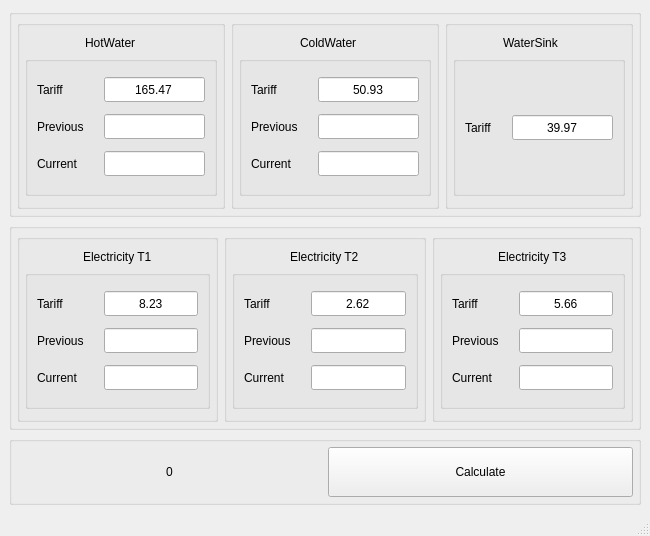
<?xml version="1.0" encoding="UTF-8"?>
<ui version="4.0">
 <class>MainWindow</class>
 <widget class="QMainWindow" name="MainWindow">
  <property name="geometry">
   <rect>
    <x>0</x>
    <y>0</y>
    <width>650</width>
    <height>536</height>
   </rect>
  </property>
  <property name="minimumSize">
   <size>
    <width>650</width>
    <height>514</height>
   </size>
  </property>
  <property name="windowTitle">
   <string>MainWindow</string>
  </property>
  <widget class="QWidget" name="centralwidget">
   <property name="minimumSize">
    <size>
     <width>0</width>
     <height>0</height>
    </size>
   </property>
   <property name="focusPolicy">
    <enum>Qt::ClickFocus</enum>
   </property>
   <layout class="QVBoxLayout" name="verticalLayout">
    <item>
     <widget class="QGroupBox" name="hotColdWaterGroupBox">
      <property name="title">
       <string/>
      </property>
      <layout class="QHBoxLayout" name="horizontalLayout_2">
       <property name="leftMargin">
        <number>5</number>
       </property>
       <property name="topMargin">
        <number>5</number>
       </property>
       <property name="rightMargin">
        <number>5</number>
       </property>
       <property name="bottomMargin">
        <number>5</number>
       </property>
       <item>
        <widget class="QGroupBox" name="hotWaterGroupBox">
         <property name="title">
          <string/>
         </property>
         <layout class="QVBoxLayout" name="verticalLayout_2" stretch="0,1">
          <property name="leftMargin">
           <number>5</number>
          </property>
          <property name="topMargin">
           <number>10</number>
          </property>
          <property name="rightMargin">
           <number>5</number>
          </property>
          <property name="bottomMargin">
           <number>10</number>
          </property>
          <item alignment="Qt::AlignHCenter">
           <widget class="QLabel" name="hotWaterLabel">
            <property name="text">
             <string>HotWater      </string>
            </property>
           </widget>
          </item>
          <item>
           <widget class="QGroupBox" name="hotWaterValuesGroupBox">
            <property name="styleSheet">
             <string notr="true"/>
            </property>
            <property name="title">
             <string/>
            </property>
            <layout class="QGridLayout" name="gridLayout">
             <property name="horizontalSpacing">
              <number>20</number>
             </property>
             <item row="2" column="1">
              <widget class="QLabel" name="hotWaterPreviousLabel">
               <property name="text">
                <string>Previous</string>
               </property>
              </widget>
             </item>
             <item row="3" column="2">
              <widget class="QLineEdit" name="hotWaterCurrentLineEdit">
               <property name="sizePolicy">
                <sizepolicy hsizetype="Expanding" vsizetype="Preferred">
                 <horstretch>0</horstretch>
                 <verstretch>0</verstretch>
                </sizepolicy>
               </property>
               <property name="maximumSize">
                <size>
                 <width>16777215</width>
                 <height>25</height>
                </size>
               </property>
               <property name="alignment">
                <set>Qt::AlignCenter</set>
               </property>
              </widget>
             </item>
             <item row="1" column="1">
              <widget class="QLabel" name="hotWaterTariffLabel">
               <property name="text">
                <string>Tariff</string>
               </property>
              </widget>
             </item>
             <item row="1" column="2">
              <widget class="QLineEdit" name="hotWaterTariffLineEdit">
               <property name="sizePolicy">
                <sizepolicy hsizetype="Expanding" vsizetype="Preferred">
                 <horstretch>0</horstretch>
                 <verstretch>0</verstretch>
                </sizepolicy>
               </property>
               <property name="minimumSize">
                <size>
                 <width>0</width>
                 <height>0</height>
                </size>
               </property>
               <property name="maximumSize">
                <size>
                 <width>16777215</width>
                 <height>25</height>
                </size>
               </property>
               <property name="text">
                <string>165.47</string>
               </property>
               <property name="alignment">
                <set>Qt::AlignCenter</set>
               </property>
              </widget>
             </item>
             <item row="3" column="1">
              <widget class="QLabel" name="hotWaterCurrentLabel">
               <property name="styleSheet">
                <string notr="true"/>
               </property>
               <property name="text">
                <string>Current</string>
               </property>
              </widget>
             </item>
             <item row="2" column="2">
              <widget class="QLineEdit" name="hotWaterPreviousLineEdit">
               <property name="sizePolicy">
                <sizepolicy hsizetype="Expanding" vsizetype="Preferred">
                 <horstretch>0</horstretch>
                 <verstretch>0</verstretch>
                </sizepolicy>
               </property>
               <property name="maximumSize">
                <size>
                 <width>16777215</width>
                 <height>25</height>
                </size>
               </property>
               <property name="alignment">
                <set>Qt::AlignCenter</set>
               </property>
              </widget>
             </item>
            </layout>
           </widget>
          </item>
         </layout>
        </widget>
       </item>
       <item>
        <widget class="QGroupBox" name="coldWaterGroupBox">
         <property name="title">
          <string/>
         </property>
         <layout class="QVBoxLayout" name="verticalLayout_3" stretch="0,1">
          <property name="leftMargin">
           <number>5</number>
          </property>
          <property name="topMargin">
           <number>10</number>
          </property>
          <property name="rightMargin">
           <number>5</number>
          </property>
          <property name="bottomMargin">
           <number>10</number>
          </property>
          <item alignment="Qt::AlignHCenter">
           <widget class="QLabel" name="coldWaterLabel">
            <property name="text">
             <string>ColdWater    </string>
            </property>
           </widget>
          </item>
          <item>
           <widget class="QGroupBox" name="coldWaterValuesGroupBox">
            <property name="title">
             <string/>
            </property>
            <layout class="QGridLayout" name="gridLayout_2" rowstretch="0,0,0,0">
             <property name="horizontalSpacing">
              <number>20</number>
             </property>
             <item row="1" column="2">
              <widget class="QLineEdit" name="coldWaterTariffLineEdit">
               <property name="sizePolicy">
                <sizepolicy hsizetype="Expanding" vsizetype="Preferred">
                 <horstretch>0</horstretch>
                 <verstretch>0</verstretch>
                </sizepolicy>
               </property>
               <property name="maximumSize">
                <size>
                 <width>16777215</width>
                 <height>25</height>
                </size>
               </property>
               <property name="text">
                <string>50.93</string>
               </property>
               <property name="alignment">
                <set>Qt::AlignCenter</set>
               </property>
              </widget>
             </item>
             <item row="3" column="1">
              <widget class="QLabel" name="coldWaterCurrentLabel">
               <property name="text">
                <string>Current</string>
               </property>
              </widget>
             </item>
             <item row="2" column="2">
              <widget class="QLineEdit" name="coldWaterPreviousLineEdit">
               <property name="sizePolicy">
                <sizepolicy hsizetype="Expanding" vsizetype="Preferred">
                 <horstretch>0</horstretch>
                 <verstretch>0</verstretch>
                </sizepolicy>
               </property>
               <property name="maximumSize">
                <size>
                 <width>16777215</width>
                 <height>25</height>
                </size>
               </property>
               <property name="alignment">
                <set>Qt::AlignCenter</set>
               </property>
              </widget>
             </item>
             <item row="1" column="1">
              <widget class="QLabel" name="coldWaterTariffLabel">
               <property name="text">
                <string>Tariff</string>
               </property>
              </widget>
             </item>
             <item row="2" column="1">
              <widget class="QLabel" name="coldWaterPreviousLabel">
               <property name="text">
                <string>Previous</string>
               </property>
              </widget>
             </item>
             <item row="3" column="2">
              <widget class="QLineEdit" name="coldWaterCurrentLineEdit">
               <property name="sizePolicy">
                <sizepolicy hsizetype="Expanding" vsizetype="Preferred">
                 <horstretch>0</horstretch>
                 <verstretch>0</verstretch>
                </sizepolicy>
               </property>
               <property name="maximumSize">
                <size>
                 <width>16777215</width>
                 <height>25</height>
                </size>
               </property>
               <property name="alignment">
                <set>Qt::AlignCenter</set>
               </property>
              </widget>
             </item>
            </layout>
           </widget>
          </item>
         </layout>
        </widget>
       </item>
       <item>
        <widget class="QGroupBox" name="wateSinkGroupBox">
         <property name="title">
          <string/>
         </property>
         <layout class="QVBoxLayout" name="verticalLayout_7" stretch="0,1">
          <property name="leftMargin">
           <number>5</number>
          </property>
          <property name="topMargin">
           <number>10</number>
          </property>
          <property name="rightMargin">
           <number>5</number>
          </property>
          <property name="bottomMargin">
           <number>10</number>
          </property>
          <item alignment="Qt::AlignHCenter">
           <widget class="QLabel" name="waterSinkLable">
            <property name="text">
             <string>WaterSink     </string>
            </property>
           </widget>
          </item>
          <item>
           <widget class="QGroupBox" name="waterSinkValuesGroupBox">
            <property name="title">
             <string/>
            </property>
            <layout class="QGridLayout" name="gridLayout_3" rowstretch="0,0">
             <property name="horizontalSpacing">
              <number>20</number>
             </property>
             <item row="1" column="1">
              <widget class="QLabel" name="waterSinkTariffLabel">
               <property name="text">
                <string>Tariff</string>
               </property>
              </widget>
             </item>
             <item row="1" column="2">
              <widget class="QLineEdit" name="waterSinkTariffLineEdit">
               <property name="sizePolicy">
                <sizepolicy hsizetype="Expanding" vsizetype="Preferred">
                 <horstretch>0</horstretch>
                 <verstretch>0</verstretch>
                </sizepolicy>
               </property>
               <property name="maximumSize">
                <size>
                 <width>16777215</width>
                 <height>25</height>
                </size>
               </property>
               <property name="text">
                <string>39.97</string>
               </property>
               <property name="alignment">
                <set>Qt::AlignCenter</set>
               </property>
              </widget>
             </item>
            </layout>
           </widget>
          </item>
         </layout>
        </widget>
       </item>
      </layout>
     </widget>
    </item>
    <item>
     <widget class="QGroupBox" name="electricityGroupBox">
      <property name="title">
       <string/>
      </property>
      <layout class="QHBoxLayout" name="horizontalLayout_3">
       <property name="leftMargin">
        <number>5</number>
       </property>
       <property name="topMargin">
        <number>5</number>
       </property>
       <property name="rightMargin">
        <number>5</number>
       </property>
       <property name="bottomMargin">
        <number>5</number>
       </property>
       <item>
        <widget class="QGroupBox" name="t1GroupBox">
         <property name="title">
          <string/>
         </property>
         <layout class="QVBoxLayout" name="verticalLayout_4" stretch="0,1">
          <property name="leftMargin">
           <number>5</number>
          </property>
          <property name="topMargin">
           <number>10</number>
          </property>
          <property name="rightMargin">
           <number>5</number>
          </property>
          <property name="bottomMargin">
           <number>10</number>
          </property>
          <item alignment="Qt::AlignHCenter">
           <widget class="QLabel" name="t1Label">
            <property name="text">
             <string>Electricity T1</string>
            </property>
           </widget>
          </item>
          <item>
           <widget class="QGroupBox" name="t1ValuesGroupBox">
            <property name="title">
             <string/>
            </property>
            <layout class="QGridLayout" name="gridLayout_4">
             <property name="horizontalSpacing">
              <number>20</number>
             </property>
             <item row="1" column="1">
              <widget class="QLabel" name="t1TariffLabel">
               <property name="text">
                <string>Tariff</string>
               </property>
              </widget>
             </item>
             <item row="2" column="1">
              <widget class="QLabel" name="t1PreviousLabel">
               <property name="text">
                <string>Previous</string>
               </property>
              </widget>
             </item>
             <item row="3" column="2">
              <widget class="QLineEdit" name="t1CurrentLineEdit">
               <property name="sizePolicy">
                <sizepolicy hsizetype="Expanding" vsizetype="Preferred">
                 <horstretch>0</horstretch>
                 <verstretch>0</verstretch>
                </sizepolicy>
               </property>
               <property name="maximumSize">
                <size>
                 <width>16777215</width>
                 <height>25</height>
                </size>
               </property>
               <property name="alignment">
                <set>Qt::AlignCenter</set>
               </property>
              </widget>
             </item>
             <item row="2" column="2">
              <widget class="QLineEdit" name="t1PreviousLineEdit">
               <property name="sizePolicy">
                <sizepolicy hsizetype="Expanding" vsizetype="Preferred">
                 <horstretch>0</horstretch>
                 <verstretch>0</verstretch>
                </sizepolicy>
               </property>
               <property name="maximumSize">
                <size>
                 <width>16777215</width>
                 <height>25</height>
                </size>
               </property>
               <property name="alignment">
                <set>Qt::AlignCenter</set>
               </property>
              </widget>
             </item>
             <item row="3" column="1">
              <widget class="QLabel" name="t1CurrentLabel">
               <property name="text">
                <string>Current</string>
               </property>
              </widget>
             </item>
             <item row="1" column="2">
              <widget class="QLineEdit" name="t1TariffLineEdit">
               <property name="sizePolicy">
                <sizepolicy hsizetype="Expanding" vsizetype="Preferred">
                 <horstretch>0</horstretch>
                 <verstretch>0</verstretch>
                </sizepolicy>
               </property>
               <property name="maximumSize">
                <size>
                 <width>16777215</width>
                 <height>25</height>
                </size>
               </property>
               <property name="text">
                <string>8.23</string>
               </property>
               <property name="alignment">
                <set>Qt::AlignCenter</set>
               </property>
              </widget>
             </item>
            </layout>
           </widget>
          </item>
         </layout>
        </widget>
       </item>
       <item>
        <widget class="QGroupBox" name="t2GroupBox">
         <property name="title">
          <string/>
         </property>
         <layout class="QVBoxLayout" name="verticalLayout_5" stretch="0,1">
          <property name="leftMargin">
           <number>5</number>
          </property>
          <property name="topMargin">
           <number>10</number>
          </property>
          <property name="rightMargin">
           <number>5</number>
          </property>
          <property name="bottomMargin">
           <number>10</number>
          </property>
          <item alignment="Qt::AlignHCenter">
           <widget class="QLabel" name="t2Label">
            <property name="text">
             <string>Electricity T2</string>
            </property>
           </widget>
          </item>
          <item>
           <widget class="QGroupBox" name="t2ValuesGroupBox">
            <property name="title">
             <string/>
            </property>
            <layout class="QGridLayout" name="gridLayout_5">
             <property name="horizontalSpacing">
              <number>20</number>
             </property>
             <item row="3" column="2">
              <widget class="QLineEdit" name="t2CurrentLineEdit">
               <property name="sizePolicy">
                <sizepolicy hsizetype="Expanding" vsizetype="Preferred">
                 <horstretch>0</horstretch>
                 <verstretch>0</verstretch>
                </sizepolicy>
               </property>
               <property name="maximumSize">
                <size>
                 <width>16777215</width>
                 <height>25</height>
                </size>
               </property>
               <property name="alignment">
                <set>Qt::AlignCenter</set>
               </property>
              </widget>
             </item>
             <item row="2" column="1">
              <widget class="QLabel" name="t2PreviousLabel">
               <property name="text">
                <string>Previous</string>
               </property>
              </widget>
             </item>
             <item row="3" column="1">
              <widget class="QLabel" name="t2CurrentLabel">
               <property name="text">
                <string>Current</string>
               </property>
              </widget>
             </item>
             <item row="2" column="2">
              <widget class="QLineEdit" name="t2PreviousLineEdit">
               <property name="sizePolicy">
                <sizepolicy hsizetype="Expanding" vsizetype="Preferred">
                 <horstretch>0</horstretch>
                 <verstretch>0</verstretch>
                </sizepolicy>
               </property>
               <property name="maximumSize">
                <size>
                 <width>16777215</width>
                 <height>25</height>
                </size>
               </property>
               <property name="alignment">
                <set>Qt::AlignCenter</set>
               </property>
              </widget>
             </item>
             <item row="1" column="1">
              <widget class="QLabel" name="t2TariffLabel">
               <property name="text">
                <string>Tariff</string>
               </property>
              </widget>
             </item>
             <item row="1" column="2">
              <widget class="QLineEdit" name="t2TariffLineEdit">
               <property name="sizePolicy">
                <sizepolicy hsizetype="Expanding" vsizetype="Preferred">
                 <horstretch>0</horstretch>
                 <verstretch>0</verstretch>
                </sizepolicy>
               </property>
               <property name="maximumSize">
                <size>
                 <width>16777215</width>
                 <height>25</height>
                </size>
               </property>
               <property name="text">
                <string>2.62</string>
               </property>
               <property name="alignment">
                <set>Qt::AlignCenter</set>
               </property>
              </widget>
             </item>
            </layout>
           </widget>
          </item>
         </layout>
        </widget>
       </item>
       <item>
        <widget class="QGroupBox" name="t3GroupBox">
         <property name="title">
          <string/>
         </property>
         <layout class="QVBoxLayout" name="verticalLayout_6" stretch="0,1">
          <property name="leftMargin">
           <number>5</number>
          </property>
          <property name="topMargin">
           <number>10</number>
          </property>
          <property name="rightMargin">
           <number>5</number>
          </property>
          <property name="bottomMargin">
           <number>10</number>
          </property>
          <item alignment="Qt::AlignHCenter">
           <widget class="QLabel" name="t3Lable">
            <property name="text">
             <string>Electricity T3</string>
            </property>
           </widget>
          </item>
          <item>
           <widget class="QGroupBox" name="t3ValuesGroupBox">
            <property name="title">
             <string/>
            </property>
            <layout class="QGridLayout" name="gridLayout_6">
             <property name="horizontalSpacing">
              <number>20</number>
             </property>
             <item row="2" column="1">
              <widget class="QLabel" name="t3PreviousLabel">
               <property name="text">
                <string>Previous</string>
               </property>
              </widget>
             </item>
             <item row="1" column="2">
              <widget class="QLineEdit" name="t3TariffLineEdit">
               <property name="sizePolicy">
                <sizepolicy hsizetype="Expanding" vsizetype="Preferred">
                 <horstretch>0</horstretch>
                 <verstretch>0</verstretch>
                </sizepolicy>
               </property>
               <property name="maximumSize">
                <size>
                 <width>16777215</width>
                 <height>25</height>
                </size>
               </property>
               <property name="text">
                <string>5.66</string>
               </property>
               <property name="alignment">
                <set>Qt::AlignCenter</set>
               </property>
              </widget>
             </item>
             <item row="1" column="1">
              <widget class="QLabel" name="t3TariffLabel">
               <property name="text">
                <string>Tariff</string>
               </property>
              </widget>
             </item>
             <item row="3" column="1">
              <widget class="QLabel" name="t3CurrentLabel">
               <property name="text">
                <string>Current</string>
               </property>
              </widget>
             </item>
             <item row="2" column="2">
              <widget class="QLineEdit" name="t3PreviousLineEdit">
               <property name="sizePolicy">
                <sizepolicy hsizetype="Expanding" vsizetype="Preferred">
                 <horstretch>0</horstretch>
                 <verstretch>0</verstretch>
                </sizepolicy>
               </property>
               <property name="maximumSize">
                <size>
                 <width>16777215</width>
                 <height>25</height>
                </size>
               </property>
               <property name="alignment">
                <set>Qt::AlignCenter</set>
               </property>
              </widget>
             </item>
             <item row="3" column="2">
              <widget class="QLineEdit" name="t3CurrentLineEdit">
               <property name="sizePolicy">
                <sizepolicy hsizetype="Expanding" vsizetype="Preferred">
                 <horstretch>0</horstretch>
                 <verstretch>0</verstretch>
                </sizepolicy>
               </property>
               <property name="maximumSize">
                <size>
                 <width>16777215</width>
                 <height>25</height>
                </size>
               </property>
               <property name="alignment">
                <set>Qt::AlignCenter</set>
               </property>
              </widget>
             </item>
            </layout>
           </widget>
          </item>
         </layout>
        </widget>
       </item>
      </layout>
     </widget>
    </item>
    <item>
     <widget class="QGroupBox" name="calculateGroupBox">
      <property name="title">
       <string/>
      </property>
      <layout class="QHBoxLayout" name="horizontalLayout">
       <property name="leftMargin">
        <number>5</number>
       </property>
       <property name="topMargin">
        <number>5</number>
       </property>
       <property name="rightMargin">
        <number>5</number>
       </property>
       <property name="bottomMargin">
        <number>5</number>
       </property>
       <item>
        <widget class="QLabel" name="resultLabel">
         <property name="text">
          <string>0</string>
         </property>
         <property name="alignment">
          <set>Qt::AlignCenter</set>
         </property>
        </widget>
       </item>
       <item>
        <widget class="QPushButton" name="calculateButton">
         <property name="minimumSize">
          <size>
           <width>100</width>
           <height>50</height>
          </size>
         </property>
         <property name="cursor">
          <cursorShape>PointingHandCursor</cursorShape>
         </property>
         <property name="text">
          <string>Calculate</string>
         </property>
        </widget>
       </item>
      </layout>
     </widget>
    </item>
   </layout>
  </widget>
  <widget class="QMenuBar" name="menubar">
   <property name="geometry">
    <rect>
     <x>0</x>
     <y>0</y>
     <width>650</width>
     <height>37</height>
    </rect>
   </property>
  </widget>
  <widget class="QStatusBar" name="statusbar"/>
 </widget>
 <resources/>
 <connections/>
</ui>
